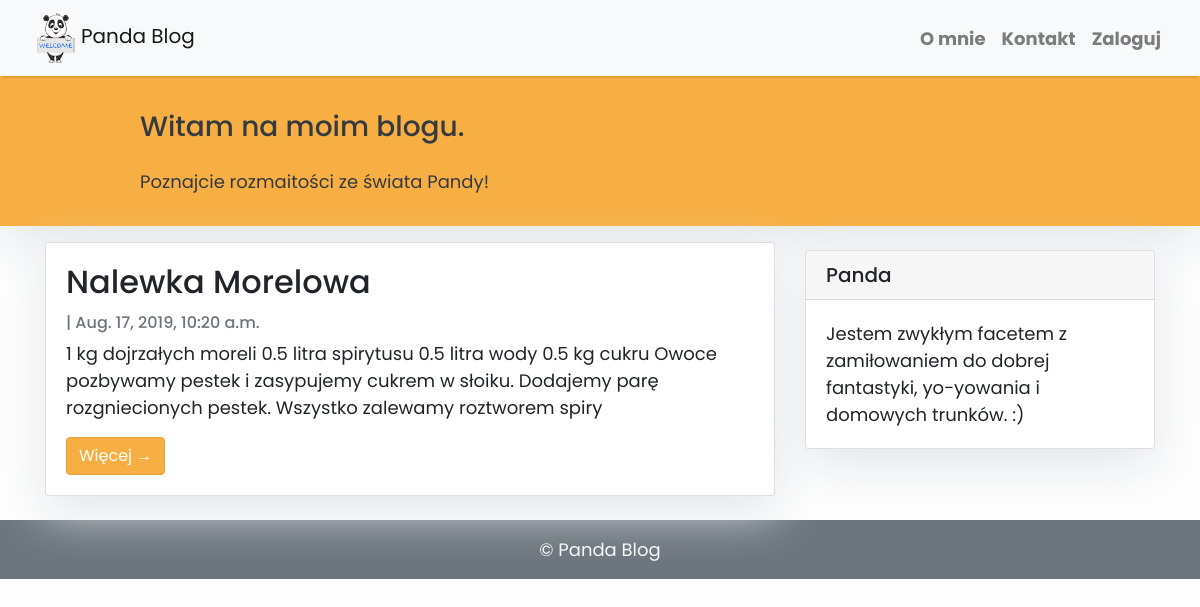
The app's page /, older data.
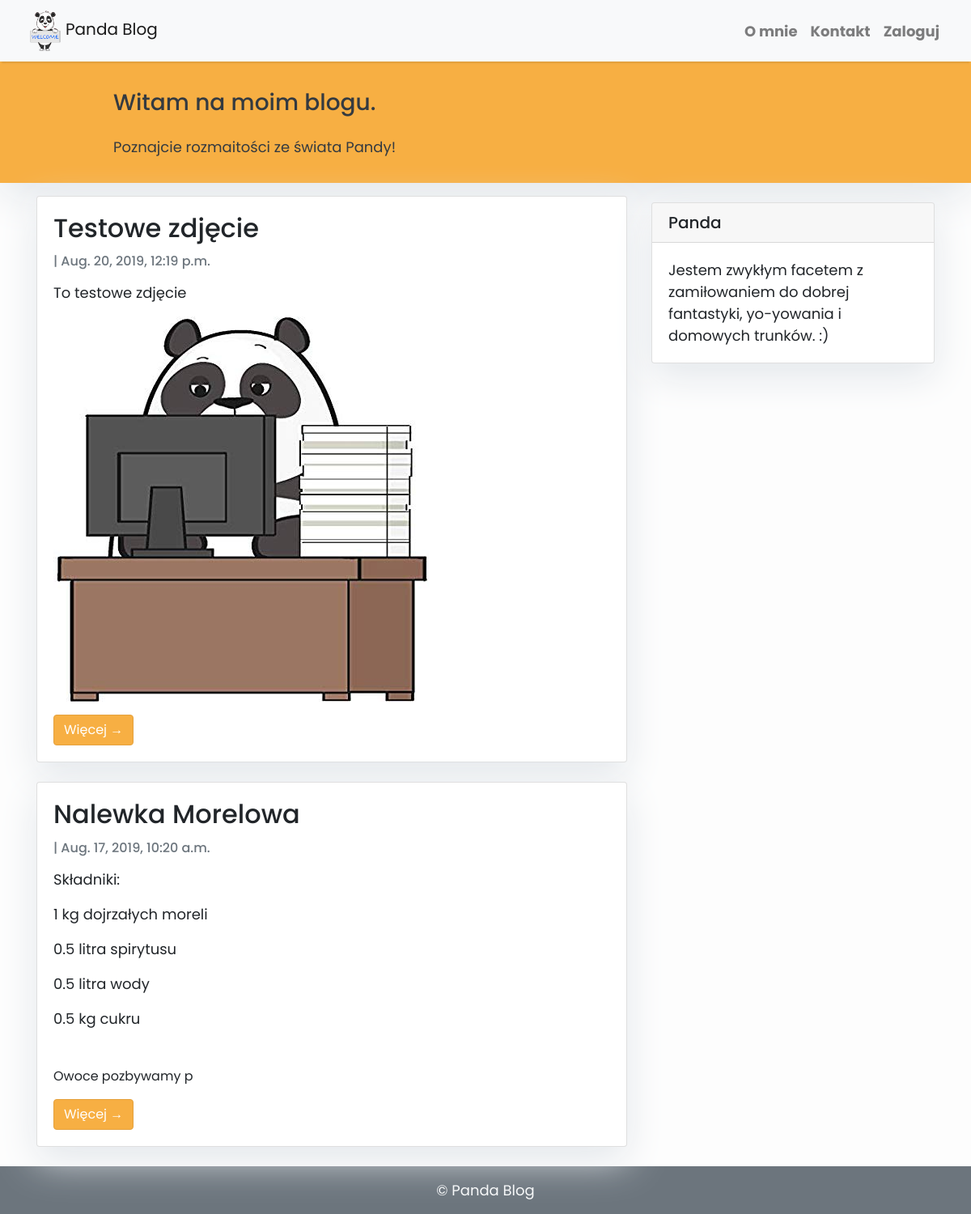
The same page, newer data.
### blog/models.py (models this page shows, shortened)
class Post(models.Model):
    title = models.CharField(max_length=200, unique=True)
    slug = models.SlugField(max_length=200, unique=True)
    author = models.ForeignKey(User, on_delete= models.CASCADE,related_name='blog_posts')
    updated_on = models.DateTimeField(auto_now= True)
    content = models.TextField()
    created_on = models.DateTimeField(auto_now_add=True)
    status = models.IntegerField(choices=STATUS, default=0)
    class Meta:
        ordering = ['-created_on']

### blog/views.py (the view)
# urls.py: path('', PostList.as_view(), name='home'),
class PostList(generic.ListView):
    queryset = Post.objects.filter(status=1).order_by('-created_on')
    template_name = 'index.html'

### blog/templates/index.html (shortened to what this page needs)
{% extends "base.html" %}
{% block content %}
<header class="masthead">
    <div class="container">
        <div class="row">
            <div class=" col-md-8 col-md-10 mx-auto">
                <div class="site-heading">
                    <h3 class=" site-heading my-4 mt-3 text-dark"> Witam na moim blogu. </h3>
                    <p class="text-dark"> Poznajcie rozmaitości ze świata Pandy!
                    </p>
                </div>
            </div>
        </div>
    </div>
</header>
<div class="container">
    <div class="row">
        <div class="col-md-8 mt-3 left">
            {% for post in post_list %}
            <div class="card mb-4">
                <div class="card-body">
                    <h2 class="card-title">{{ post.title }}</h2>
                    <p class="card-text text-muted h6">{{ post.Author }} | {{ post.created_on}} </p>
                    <p class="card-text">{{post.content|slice:":200"|safe }}</p>
                    <a href="{% url 'post_detail' post.slug  %}" class="btn btn-primary"> Więcej &rarr;</a>
                </div>
            </div>
            {% endfor %}
        </div>
        {% block sidebar %} {% include 'sidebar.html' %} {% endblock sidebar %}
    </div>
</div>
{%endblock%}

### blog/templates/base.html (shortened to what this page needs)
<!DOCTYPE html>
<html>
    <head>
        <link rel="stylesheet" href="https://maxcdn.bootstrapcdn.com/bootstrap/4.0.0/css/bootstrap.min.css"
 />
        <link href="http://cdnjs.cloudflare.com/ajax/libs/summernote/0.8.12/summernote.css" rel="stylesheet">
    </head>
    <body>
        <nav class="navbar navbar-expand-lg navbar-light bg-light shadow" id="mainNav">
            <div class="container-fluid">
                <a class="navbar-brand" href="{% url 'home' %}"><img src="media/images/logo.png">Panda Blog</a>
                <div class="collapse navbar-collapse" id="navbarResponsive">
                    <ul class="navbar-nav ml-auto">
                        <li class="nav-item text-black">
                            <a class="nav-link text-black font-weight-bold" href="/about/">O mnie</a>
                        </li>
                        <li class="nav-item text-black">
                            <a class="nav-link text-black font-weight-bold" href="/email/">Kontakt</a>
                        </li>
                        <li class="nav-item text-black">
                            {% if user.is_authenticated %}
                            <a class="nav-link text-black font-weight-bold" href="/register/login/">Profil</a>
                            {% else %}
                            <a class="nav-link text-black font-weight-bold" href="/register/login/">Zaloguj</a>
                            {% endif %}
                        </li>
                    </ul>
                </div>
            </div>
        </nav>
        {% block content %}{% endblock content %}
        <footer class="py-3 bg-secondary">
            <p class="m-0 text-light text-center ">&copy; Panda Blog</p>
        </footer>
    </body>
</html>

### blog/templates/sidebar.html (shortened to what this page needs)
{% block sidebar %}
<div class="col-md-4 float-right ">
<div class="card my-4">
        <h5 class="card-header"> Panda </h5>
    <div class="card-body">
        <p class="card-text"> Jestem zwykłym facetem z zamiłowaniem do dobrej fantastyki, yo-yowania i domowych trunków. :)</p>
    </div>
</div>
</div>
{% endblock sidebar %}

### blog/templates/base.html (style rules this page uses)
body { font-family: "Poppins", sans-serif; font-size: 17px; background-color: #fdfdfd; }
.shadow { box-shadow: 0 4px 2px -2px rgba(0, 0, 0, 0.1); }
.masthead { background: #F7AF43; height: auto; padding-bottom: 15px; box-shadow: 0 16px 48px #E3E7EB; padding-top: 10px; }
.btn-primary { background-color: #F7AF43; border: 1px solid #E4A13D; }

### blog/templates/index.html (style rules this page uses)
body { font-family: "Poppins", sans-serif; font-size: 18px; background-color: #fdfdfd; }
.card { box-shadow: 0 16px 48px #E3E7EB; }

### blog/templates/sidebar.html (style rules this page uses)
.card { box-shadow: 0 16px 48px #E3E7EB; }

Row changes from the older to the newer data that the page shows:
added Post: title "Testowe zdjęcie", created_on "Aug. 20, 2019, 12:19 p.m.", content "To testowe zdjęcie", content (picture)
changed Post "Nalewka Morelowa": content "1 kg dojrzałych moreli 0.5 litra spirytusu 0.5 litra wody 0.5 kg cukru Owoce pozbywamy pestek i zasypujemy cukrem w słoiku. Dodajemy parę rozgniecionych pestek. Wszystko zalewamy roztworem spiry" → "Składniki: 1 kg dojrzałych moreli 0.5 litra spirytusu 0.5 litra wody 0.5 kg cukru Owoce pozbywamy p"
